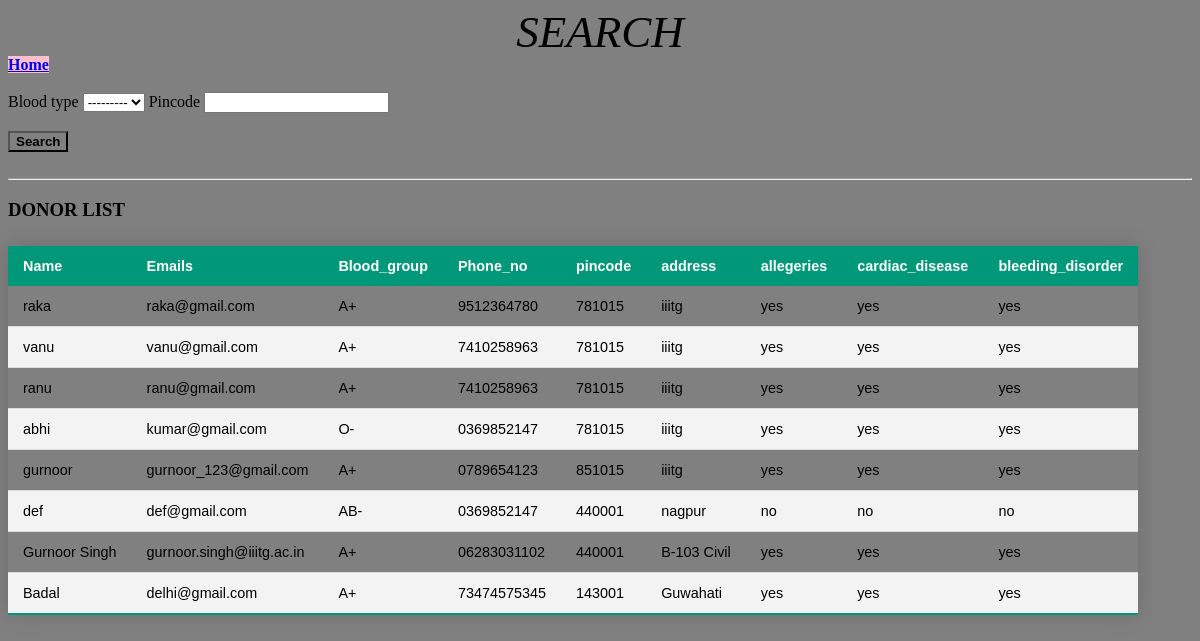
/search/ (signed in), run on the app's committed database.
### home/models.py (models this page shows, shortened)
class person(models.Model):
	Usertype = [('donor','donor'),('reciepent','reciepent')]
	blood_choices = [('A+','A+'),('A-','A-'),('B+','B+'),('B-','B-'),('O+','O+'),('O-','O-'),('AB+','AB+'),('AB-','AB-')]
	allergies_choices=[
        ("yes","Yes"),
        ("no","No"),
    ]
	cardiac_choices=[
        ("yes","Yes"),
        ("no", "No"),
    ]
	bleeding_disorders_choices=[
        ("yes","Yes"),
        ("no","No"),
    ]
	hbsAg_hcv_hIV_choices=[
        ("yes","Yes"),
        ("no","No"),
    ]
	user = models.OneToOneField(User,on_delete = models.CASCADE,null=True)
	name = models.CharField(max_length=35, blank = False)
	usertype = models.CharField(max_length=20, choices=Usertype)
	email = models.EmailField(max_length=250, blank=False)
	phone_no = models.CharField(max_length=12, blank=False)
	pincode = models.CharField(max_length=12, blank=False)
	address = models.CharField(max_length=12, blank=False)
	blood_type = models.CharField(max_length=20, choices=blood_choices)
	allegeries = models.CharField(max_length=20, choices=allergies_choices)
	cardiac_disease = models.CharField(max_length=20, choices=cardiac_choices)
	bleeding_disorder = models.CharField(max_length=20, choices=bleeding_disorders_choices)
	hiv = models.CharField(max_length=20, choices=hbsAg_hcv_hIV_choices)

### home/views.py (the view)
# urls.py: path('search/',views.search,name = 'search'),
@login_required(login_url = 'login')
def search(request):
	donors = person.objects.filter(usertype='donor')
	donor_search = donor_filter(request.GET, queryset=donors)
	if request.method == 'GET':
		donors = donor_search.qs
	return render(request,'home/search.html',{'donors': donors, 'donor_search': donor_search})

### home/templates/home/search.html (shortened to what this page needs)
<!DOCTYPE html>
<html>
<head>
</head>
<body style = "background-color:gray;">
  <form method="get">
    <h1>SEARCH</h1>
    <a href="{% url 'homepage' %}" style="background-color: pink;"><b>Home</b></a><br><br>
    {% for x in donor_search.form %}
    {{x.label}}
    {{x}}
    {% endfor %}
    <br><br>
    <button type="submit" style = "background-color:gray;"><b>Search</b></button>
  </form>
<br><hr>
	<h3>DONOR LIST</h3>
<table class="styled-table">
    <thead>
        <tr>
            <th>Name</th>
            <th>Emails</th>
            <th>Blood_group</th>
            <th>Phone_no</th>
            <th>pincode</th>
            <th>address</th>
            <th>allegeries</th>
            <th>cardiac_disease</th>
            <th>bleeding_disorder</th>
        </tr>
    </thead>
    <tbody>
      {% for donor in donors %}
        <tr>
            <td>{{donor.name}}</td>
            <td>{{donor.email}}</td>
            <td>{{donor.blood_type}}</td>
            <td>{{donor.phone_no}}</td>
            <td>{{donor.pincode}}</td>
            <td>{{donor.address}}</td>
            <td>{{donor.allegeries}}</td>
            <td>{{donor.cardiac_disease}}</td>
            <td>{{donor.bleeding_disorder}}</td>
        </tr>
        {% endfor %}
    </tbody>
</table>
</body>
</html>

### home/templates/home/search.html (style rules this page uses)
.styled-table { border-collapse: collapse; margin: 25px 0; font-size: 0.9em; font-family: sans-serif; min-width: 400px; box-shadow: 0 0 20px rgba(0, 0, 0, 0.15); }
.styled-table thead tr { background-color: #009879; color: #ffffff; text-align: left; }
.styled-table th, .styled-table td { padding: 12px 15px; }
.styled-table tbody tr { border-bottom: 1px solid #dddddd; }
.styled-table tbody tr:nth-of-type(even) { background-color: #f3f3f3; }
.styled-table tbody tr:last-of-type { border-bottom: 2px solid #009879; }
h1 { color: black; font-family: nyt-stymie-light; font-style:italic; font-size: 45px; font-weight: normal; line-height: 48px; margin: 0; text-align: center; }

### data on the page
person: name "raka", email "raka@gmail.com", blood_type "A+", phone_no "9512364780", pincode "781015", address "iiitg", allegeries "yes", cardiac_disease "yes", bleeding_disorder "yes"
person: name "vanu", email "vanu@gmail.com", blood_type "A+", phone_no "7410258963", pincode "781015", address "iiitg", allegeries "yes", cardiac_disease "yes", bleeding_disorder "yes"
person: name "ranu", email "ranu@gmail.com", blood_type "A+", phone_no "7410258963", pincode "781015", address "iiitg", allegeries "yes", cardiac_disease "yes", bleeding_disorder "yes"
person: name "abhi", email "kumar@gmail.com", blood_type "O-", phone_no "0369852147", pincode "781015", address "iiitg", allegeries "yes", cardiac_disease "yes", bleeding_disorder "yes"
person: name "gurnoor", email "gurnoor_123@gmail.com", blood_type "A+", phone_no "0789654123", pincode "851015", address "iiitg", allegeries "yes", cardiac_disease "yes", bleeding_disorder "yes"
person: name "def", email "def@gmail.com", blood_type "AB-", phone_no "0369852147", pincode "440001", address "nagpur", allegeries "no", cardiac_disease "no", bleeding_disorder "no"
person: name "Gurnoor Singh", email "gurnoor.singh@iiitg.ac.in", blood_type "A+", phone_no "06283031102", pincode "440001", address "B-103 Civil", allegeries "yes", cardiac_disease "yes", bleeding_disorder "yes"
person: name "Badal", email "delhi@gmail.com", blood_type "A+", phone_no "73474575345", pincode "143001", address "Guwahati", allegeries "yes", cardiac_disease "yes", bleeding_disorder "yes"

### other printed values
{{ x.label }} "Blood type" "Pincode"
